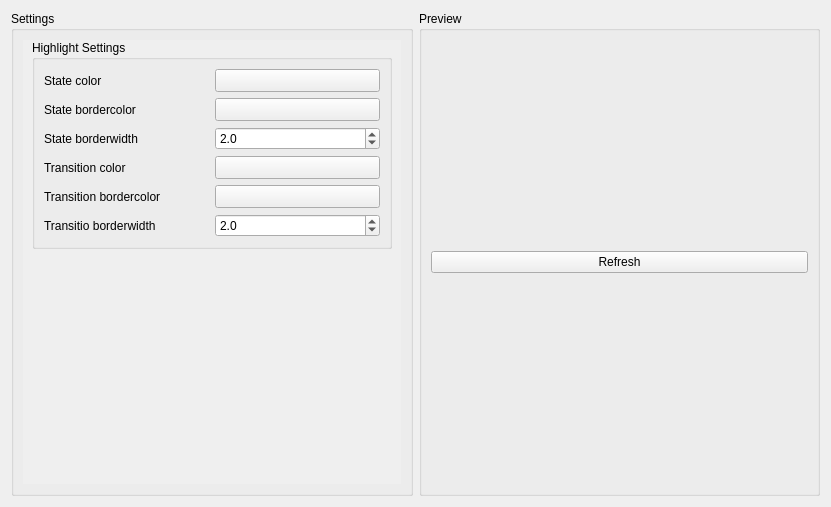
<?xml version="1.0" encoding="UTF-8"?>
<ui version="4.0">
 <class>SpenatEditorHighlightSettings</class>
 <widget class="QWidget" name="SpenatEditorHighlightSettings">
  <property name="geometry">
   <rect>
    <x>0</x>
    <y>0</y>
    <width>831</width>
    <height>507</height>
   </rect>
  </property>
  <layout class="QHBoxLayout" name="horizontalLayout">
   <item>
    <widget class="QGroupBox" name="Settings">
     <property name="title">
      <string>Settings</string>
     </property>
     <layout class="QVBoxLayout" name="verticalLayout">
      <item>
       <widget class="QScrollArea" name="scrollArea">
        <property name="sizePolicy">
         <sizepolicy hsizetype="Ignored" vsizetype="Expanding">
          <horstretch>0</horstretch>
          <verstretch>0</verstretch>
         </sizepolicy>
        </property>
        <property name="styleSheet">
         <string notr="true">QScrollArea { background: transparent; }
QScrollArea &gt; QWidget &gt; QWidget { background: transparent; }</string>
        </property>
        <property name="frameShape">
         <enum>QFrame::NoFrame</enum>
        </property>
        <property name="frameShadow">
         <enum>QFrame::Plain</enum>
        </property>
        <property name="lineWidth">
         <number>0</number>
        </property>
        <property name="widgetResizable">
         <bool>true</bool>
        </property>
        <widget class="QWidget" name="scrollAreaWidgetContents">
         <property name="geometry">
          <rect>
           <x>0</x>
           <y>0</y>
           <width>384</width>
           <height>456</height>
          </rect>
         </property>
         <layout class="QVBoxLayout" name="verticalLayout_3">
          <property name="spacing">
           <number>0</number>
          </property>
          <property name="topMargin">
           <number>0</number>
          </property>
          <property name="rightMargin">
           <number>9</number>
          </property>
          <property name="bottomMargin">
           <number>0</number>
          </property>
          <item>
           <widget class="QGroupBox" name="TitleandBackground">
            <property name="title">
             <string>Highlight Settings</string>
            </property>
            <layout class="QGridLayout" name="gridLayout">
             <property name="topMargin">
              <number>9</number>
             </property>
             <property name="bottomMargin">
              <number>9</number>
             </property>
             <item row="5" column="0">
              <widget class="QLabel" name="TransitionBorderWidthLabel">
               <property name="text">
                <string>Transitio borderwidth</string>
               </property>
              </widget>
             </item>
             <item row="4" column="1">
              <widget class="Utils::QtColorButton" name="TransitionBorderColor">
               <property name="sizePolicy">
                <sizepolicy hsizetype="Ignored" vsizetype="Fixed">
                 <horstretch>0</horstretch>
                 <verstretch>0</verstretch>
                </sizepolicy>
               </property>
               <property name="text">
                <string/>
               </property>
              </widget>
             </item>
             <item row="4" column="0">
              <widget class="QLabel" name="TransitionBorderColorLabel">
               <property name="text">
                <string>Transition bordercolor</string>
               </property>
              </widget>
             </item>
             <item row="5" column="1">
              <widget class="QDoubleSpinBox" name="TransitionBorderWidth">
               <property name="decimals">
                <number>1</number>
               </property>
               <property name="minimum">
                <double>0.500000000000000</double>
               </property>
               <property name="maximum">
                <double>10.000000000000000</double>
               </property>
               <property name="singleStep">
                <double>0.500000000000000</double>
               </property>
               <property name="value">
                <double>2.000000000000000</double>
               </property>
              </widget>
             </item>
             <item row="0" column="0">
              <widget class="QLabel" name="StateColorLabel">
               <property name="text">
                <string>State color</string>
               </property>
              </widget>
             </item>
             <item row="0" column="1">
              <widget class="Utils::QtColorButton" name="StateColor">
               <property name="sizePolicy">
                <sizepolicy hsizetype="Ignored" vsizetype="Minimum">
                 <horstretch>0</horstretch>
                 <verstretch>0</verstretch>
                </sizepolicy>
               </property>
               <property name="text">
                <string/>
               </property>
              </widget>
             </item>
             <item row="1" column="1">
              <widget class="Utils::QtColorButton" name="StateBorderColor">
               <property name="sizePolicy">
                <sizepolicy hsizetype="Ignored" vsizetype="Fixed">
                 <horstretch>0</horstretch>
                 <verstretch>0</verstretch>
                </sizepolicy>
               </property>
               <property name="text">
                <string/>
               </property>
              </widget>
             </item>
             <item row="1" column="0">
              <widget class="QLabel" name="StateBorderColorLabel">
               <property name="text">
                <string>State bordercolor</string>
               </property>
              </widget>
             </item>
             <item row="2" column="1">
              <widget class="QDoubleSpinBox" name="StateBorderWidth">
               <property name="decimals">
                <number>1</number>
               </property>
               <property name="minimum">
                <double>0.500000000000000</double>
               </property>
               <property name="maximum">
                <double>10.000000000000000</double>
               </property>
               <property name="singleStep">
                <double>0.500000000000000</double>
               </property>
               <property name="value">
                <double>2.000000000000000</double>
               </property>
              </widget>
             </item>
             <item row="2" column="0">
              <widget class="QLabel" name="StateBorderWidthLabel">
               <property name="text">
                <string>State borderwidth</string>
               </property>
              </widget>
             </item>
             <item row="3" column="0">
              <widget class="QLabel" name="TransitionColorLabel">
               <property name="text">
                <string>Transition color</string>
               </property>
              </widget>
             </item>
             <item row="3" column="1">
              <widget class="Utils::QtColorButton" name="TransitionColor">
               <property name="sizePolicy">
                <sizepolicy hsizetype="Ignored" vsizetype="Fixed">
                 <horstretch>0</horstretch>
                 <verstretch>0</verstretch>
                </sizepolicy>
               </property>
               <property name="text">
                <string/>
               </property>
              </widget>
             </item>
            </layout>
           </widget>
          </item>
          <item>
           <spacer name="verticalSpacer">
            <property name="orientation">
             <enum>Qt::Vertical</enum>
            </property>
            <property name="sizeHint" stdset="0">
             <size>
              <width>20</width>
              <height>40</height>
             </size>
            </property>
           </spacer>
          </item>
         </layout>
        </widget>
       </widget>
      </item>
     </layout>
    </widget>
   </item>
   <item>
    <widget class="QGroupBox" name="Preview">
     <property name="title">
      <string>Preview</string>
     </property>
     <layout class="QVBoxLayout" name="verticalLayout_2">
      <item>
       <layout class="QVBoxLayout" name="PreviewLayout"/>
      </item>
      <item>
       <widget class="QPushButton" name="refresh">
        <property name="text">
         <string>Refresh</string>
        </property>
       </widget>
      </item>
     </layout>
    </widget>
   </item>
  </layout>
 </widget>
 <customwidgets>
  <customwidget>
   <class>Utils::QtColorButton</class>
   <extends>QToolButton</extends>
   <header location="global">utils/qtcolorbutton.h</header>
  </customwidget>
 </customwidgets>
 <resources/>
 <connections/>
</ui>
